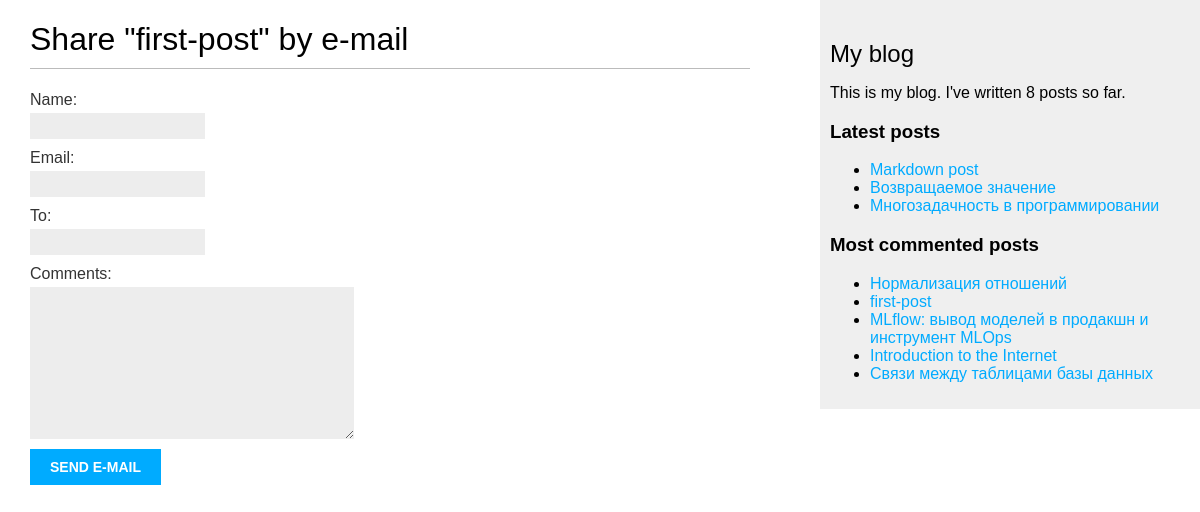
Screenshot of /blog/1/share/ with the database file from the repository.
### blog/models.py (models this page shows, shortened)
class Post(models.Model):
    class Status(models.TextChoices):
        DRAFT = 'DF', 'Draft'
        PUBLISHED = 'PB', 'Published'
    title = models.CharField(max_length=250)
    slug = models.SlugField(max_length=250, unique_for_date='publish')
    author = models.ForeignKey(User, on_delete=models.CASCADE, related_name='blog_posts')
    description = models.TextField()
    publish = models.DateTimeField(default=timezone.now)
    created = models.DateTimeField(auto_now_add=True)
    updated = models.DateTimeField(auto_now=True)
    status = models.CharField(max_length=2, choices=Status.choices, default=Status.DRAFT)
    objects = models.Manager()
    published = PublishedManager()
    tags = TaggableManager()
    class Meta:
        ordering = ['-publish']
        indexes = [
            models.Index(fields=['-publish']),
        ]
    def get_absolute_url(self):
        return reverse('blog:post_detail',
                       args=[
                           self.publish.year,
                           self.publish.month,
                           self.publish.day,
                           self.slug
                       ])

### blog/views.py (the view)
# urls.py: path('<int:post_id>/share/', views.post_share, name='post_share'),
def post_share(request, post_id):
    post = get_object_or_404(Post, id=post_id, \
                                   status=Post.Status.PUBLISHED)
    sent = False
    if request.method == 'POST':
        form = EmailPostForm(request.POST)
        if form.is_valid():
            cd = form.cleaned_data
            post_url = request.build_absolute_uri(post.get_absolute_url())
            subject = f"{cd['name']} recommends you read " \
                      f"{post.title}"
            message = f"Read {post.title} at {post_url}\n\n" \
                      f"{cd['name']}\'s comments: {cd['comments']}"
            send_mail(subject, message, 'your_account@gmail.com',
                      [cd['to']])
            sent = True
    else:
        form = EmailPostForm()
    return render(request, 'blog/post/share.html', {'post': post,
                                                    'form': form,
                                                    'sent': sent})

### blog/forms.py
class EmailPostForm(forms.Form):
    name = forms.CharField(max_length=25)
    email = forms.EmailField()
    to = forms.EmailField()
    comments = forms.CharField(required=False, widget=forms.Textarea)

### blog/models.py (called while the page is built)
    def get_queryset(self):
        return super().get_queryset().filter(status=Post.Status.PUBLISHED)

### blog/templatetags/blog_tags.py (called while the page is built)
@register.simple_tag
def total_posts():
    return Post.published.count()

@register.inclusion_tag('blog/post/latest_posts.html')
def show_latest_posts(count=5):
    latest_posts = Post.published.order_by('-publish')[:count]
    return {'latest_posts': latest_posts}

@register.simple_tag
def get_most_commented_posts(count=5):
    return Post.published.annotate(total_comments=Count('comments')).order_by('-total_comments')[:count]

### blog/templates/blog/post/share.html (shortened to what this page needs)
{% extends "blog/base.html" %}
{% block content %}
  {% if sent %}
    <h1>E-mail successfully sent</h1>
    <p>
      "{{ post.title }}" was successfully sent to {{ form.cleaned_data.to }}.
    </p>
  {% else %}
    <h1>Share "{{ post.title }}" by e-mail</h1>
    <form method="post" novalidate>
      {{ form.as_p }}
      <input type="submit" value="Send e-mail">
    </form>
  {% endif %}
{% endblock %}

### blog/templates/blog/base.html (shortened to what this page needs)
{% load blog_tags %}
{% load static %}
<!DOCTYPE html>
<html>
<head>
  <link href="{% static 'css/blog.css' %}" rel="stylesheet">
</head>
<body>
  <div id="content">
    {% block content %}
    {% endblock %}
  </div>
  <div id="sidebar">
    <h2>My blog</h2>
    <p>
      This is my blog.
      I've written {% total_posts %} posts so far.
    </p>
    <h3>Latest posts</h3>
  {% show_latest_posts 3 %}
  <h3>Most commented posts</h3>
    {% get_most_commented_posts as most_commented_posts %}
    <ul>
      {% for post in most_commented_posts %}
      <li>
        <a href="{{ post.get_absolute_url }}">{{ post.title }}</a>
      </li>
    {% endfor %}
    </ul>
  </div>
</body>
</html>

### blog/templates/blog/post/latest_posts.html
<ul>
    {% for post in latest_posts %}
    <li>
        <a href="{{ post.get_absolute_url }}">{{ post.title }}</a>
    </li>
    {% endfor %}
</ul>

### blog/static/css/blog.css (style rules this page uses)
body { margin:0; padding:0; font-family:helvetica, sans-serif; }
a { color:#00abff; text-decoration:none; }
h1 { font-weight:normal; border-bottom:1px solid #bbb; padding:0 0 10px 0; }
h2 { font-weight:normal; margin:30px 0 0; }
#content { float:left; width:60%; padding:0 0 0 30px; }
#sidebar { float:right; width:30%; padding:10px; background:#efefef; height:100%; }
label { float:left; clear:both; color:#333; margin-bottom:4px; }
input, textarea { clear:both; float:left; margin:0 0 10px; background:#ededed; border:0; padding:6px 10px; font-size:12px; }
input[type=submit] { font-weight:bold; background:#00abff; color:#fff; padding:10px 20px; font-size:14px; text-transform:uppercase; }

### rows the page displays
Post: title "first-post"
Post: title "Markdown post"
Post: title "Возвращаемое значение"
Post: title "Многозадачность в программировании"
Post: title "Нормализация отношений"
Post: title "MLflow: вывод моделей в продакшн и инструмент MLOps"
Post: title "Introduction to the Internet"
Post: title "Связи между таблицами базы данных"
